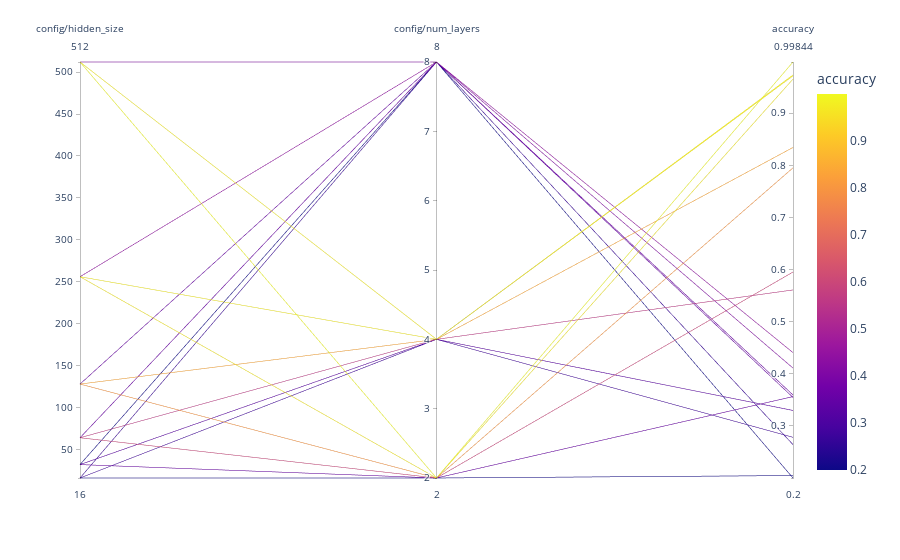

The notebook cell saved with this chart:
### Markdown cell above
As you can see, we get a systematic scan, but large parts of the space are still unexplored, and we also explored parts that are really not very promising.

### Code cell
visualize.parallel_plot(analysis, columns)

### Figure 1 — Plotly figure (JSON) as saved in the notebook; plotly's stock layout.template omitted (floating-point values rounded to 4 significant figures)
{"data": [{"dimensions": [{"label": "config/hidden_size", "values": [16, 32, 64, 128, 256, 512, 16, 32, 64, 128, 256, 512, 16, 32, 64, 128, 256, 512]}, {"label": "config/num_layers", "values": [2, 2, 2, 2, 2, 2, 4, 4, 4, 4, 4, 4, 8, 8, 8, 8, 8, 8]}, {"label": "accuracy", "values": [0.2047, 0.3562, 0.5953, 0.7953, 0.9656, 0.9984, 0.2781, 0.3297, 0.5609, 0.8344, 0.9734, 0.9719, 0.2641, 0.2, 0.3594, 0.3547, 0.4406, 0.4109]}], "domain": {"x": [0, 1], "y": [0, 1]}, "line": {"color": [0.2047, 0.3562, 0.5953, 0.7953, 0.9656, 0.9984, 0.2781, 0.3297, 0.5609, 0.8344, 0.9734, 0.9719, 0.2641, 0.2, 0.3594, 0.3547, 0.4406, 0.4109], "coloraxis": "coloraxis"}, "name": "", "type": "parcoords"}], "layout": {"autosize": true, "coloraxis": {"colorbar": {"title": {"text": "accuracy"}}, "colorscale": [[0, "#0d0887"], [0.1111, "#46039f"], [0.2222, "#7201a8"], [0.3333, "#9c179e"], [0.4444, "#bd3786"], [0.5556, "#d8576b"], [0.6667, "#ed7953"], [0.7778, "#fb9f3a"], [0.8889, "#fdca26"], [1, "#f0f921"]]}, "legend": {"tracegroupgap": 0}, "margin": {"t": 60}}}
